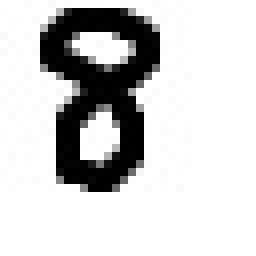
#> input picture selfDigits/8_test7.jpg, 32 x 32 px, found by its file name (shown 8 times larger)
$ python KNN.py
#> lines starting #> are read from the running program, lines starting #| are printed output that depends on the picture; after the words box and inside, x2 and y2 are one past the last pixel; in counts of white or black regions, pixels touching at a corner belong together
from numpy import *
import operator
from os import listdir
from PIL import Image


#输入你需要识别的图片名
target = '8_test7'

#KNN分类算法
#inX：待测试的数据 （1，D）
#dataSet： 训练集  （n，D）
#labels：标签  （n，1）
#k：超参数
def classify0(inX, dataSet, labels, k):
    dataSetSize = dataSet.shape[0]                               #定义数据集的大小
    diffMat = tile(inX, (dataSetSize, 1)) - dataSet         #将维度统一

    #计算L2距离
    sqDiffMat = diffMat**2
    sqDistances = sqDiffMat.sum(axis=1)
    distances = sqDistances**0.5

    sortedDistIndicies = distances.argsort()                     #排序
    classCount={}                                                #定义字典用于接收k

    #找到k个最接近的标签并返回最多的那一个
    for i in range(k):
        voteIlabel = labels[sortedDistIndicies[i]]                 #从小到大统计距离最近的k个标签
        classCount[voteIlabel] = classCount.get(voteIlabel, 0) + 1 #统计每个标签出现的次数
    sortedClassCount = sorted(classCount.items(), key=operator.itemgetter(1), reverse=True)#将字典转化为元组降序（从大到小)排序
    return sortedClassCount[0][0]                                  #返回次数最多的标签，如果是[0][1]则是这个标签出现的个数


img = Image.open('I:/Python/pythonProject/selfDigits/'+target+'.jpg')
#> img is the input picture: PIL image 32x32 RGB; min 0, max 255, mean 205.8
# 模式L”为灰色图像，它的每个像素用8个bit表示，0表示黑，255表示白，其他数字表示不同的灰度。
Img = img.convert('L')
Img.save('I:/Python/pythonProject/selfGrayDigits/'+'gray'+target+'.jpg')
# 自定义灰度界限，大于这个值为黑色，小于这个值为白色
maxvalve = 180
table = []
for i in range(256):
    if i < maxvalve:
        table.append(0)
    else:
        table.append(1)
# 图片二值化
photo = Img.point(table, '1')
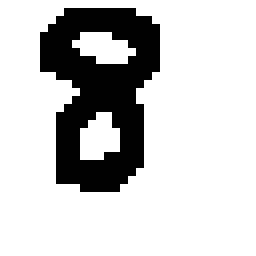
#> photo: PIL image 32x32 1 (shown 8 times larger); 79.3% white; 1 black region, box (x1, y1, x2, y2) and area: (5, 1, 20, 24) 212
photo.save("I:/Python/pythonProject/selfBinaryzationDigits/"+target+'.jpg')

img = Image.open("I:/Python/pythonProject/selfBinaryzationDigits/"+target+'.jpg')
#> img: PIL image 32x32 L
new_img = img.resize((32, 32))
w, h = new_img.size
#> w = 32; h = 32
with open('I:/Python/pythonProject/output/'+target+".txt", "w") as f:
   for c in range(h):
        for j in range(w):
             f.write(str(int((255-(new_img.getpixel((j, c))))/255)))
             if j == w-1:
                  f.write("\n")
f.close()

#将图像转化为测试向量
def img2vector(filename):
    returnVect = zeros((1,1024))
    fr = open(filename)
    for i in range(32):
        lineStr = fr.readline()
        for j in range(32):
            returnVect[0, 32*i+j] = int(lineStr[j])
    return returnVect


#手写数字识别系统的测试代码
def handwritingClassTest():
    hwLabels = []
#> (the run stopped early here; a loop or call above may not have finished)
